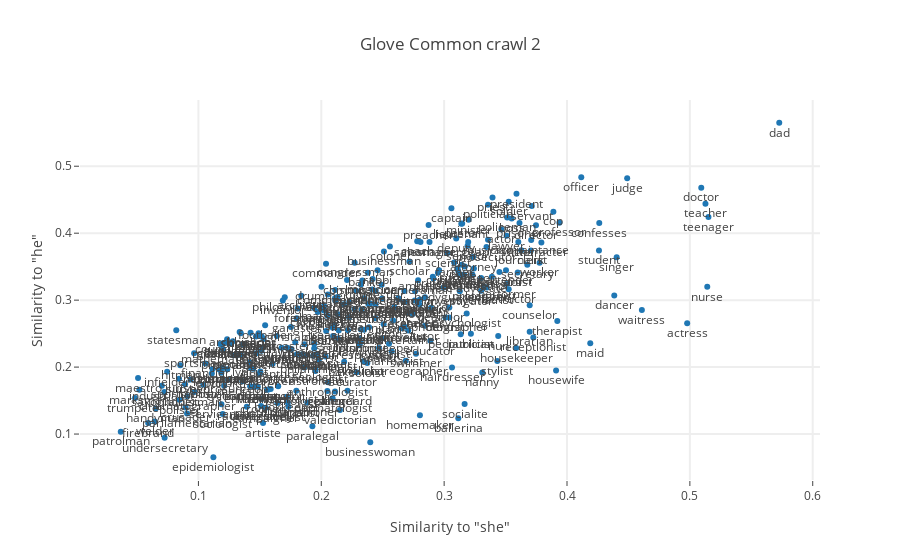

Notebook cell for this chart:
### Code cell
points = np.array([bias(glove_cc2, ['she', 'he'], w) for w in profs[0].values])
scatter(points[:, 0], points[:, 1], profs[0].values, label= True, title='Glove Common crawl 2')

### Figure 1 — Plotly figure (JSON) as saved in the notebook; plotly's stock layout.template omitted (floating-point values rounded to 4 significant figures; data arrays with more than 128 entries replaced by an {"elided": "..."} marker saying what was removed)
{"data": [{"mode": "markers+text", "text": {"elided": "320 str values"}, "textposition": "bottom center", "type": "scatter", "uid": "e1cf9a83-a577-4d75-9808-7e78ad9854b9", "x": {"elided": "320 float values"}, "y": {"elided": "320 float values"}}], "layout": {"hovermode": "closest", "showlegend": false, "title": "Glove Common crawl 2", "xaxis": {"gridwidth": 2, "ticklen": 5, "title": "Similarity to \"she\"", "zeroline": false}, "yaxis": {"gridwidth": 2, "ticklen": 5, "title": "Similarity to \"he\""}}}
